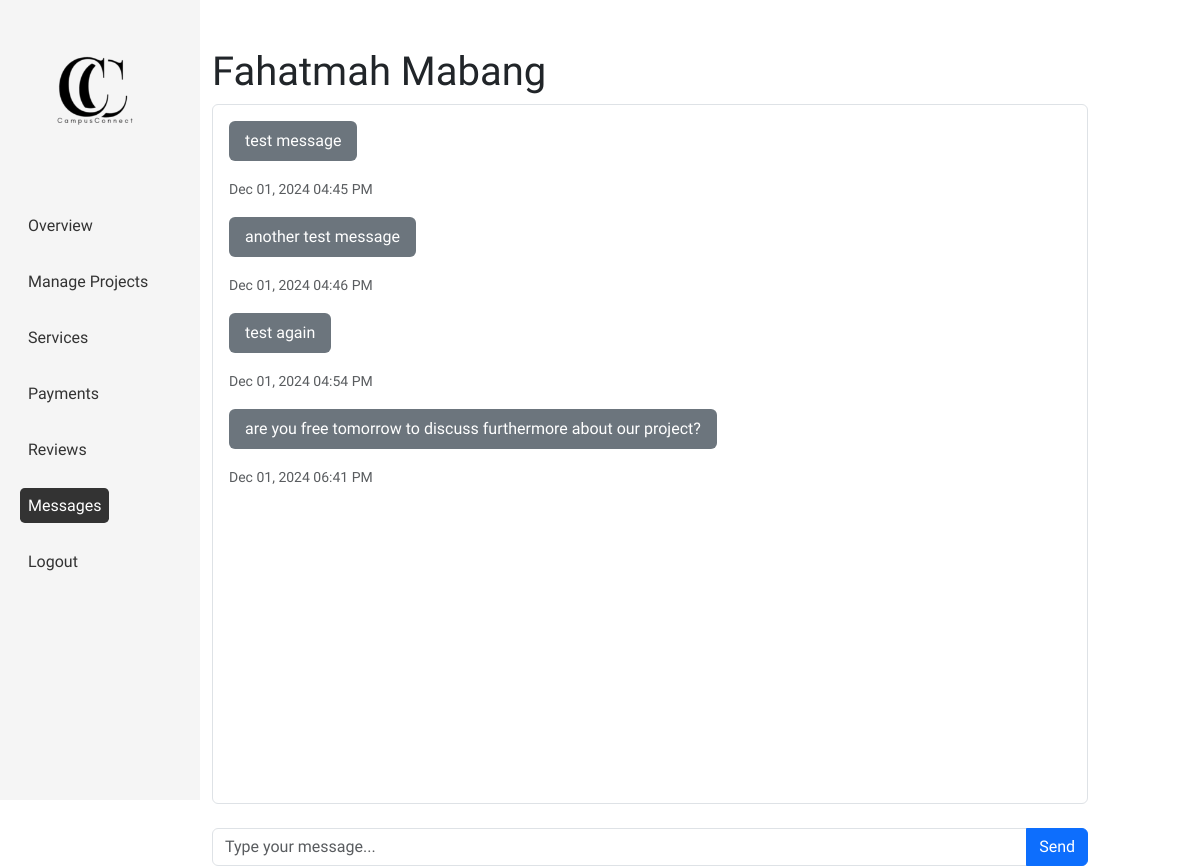
Screenshot of /client/chat.php?client_id=11 (signed in) with the database file from the repository.
### tables this page shows
CREATE TABLE `users` (
  `user_id` int(100) NOT NULL,
  `first_name` varchar(50) NOT NULL,
  `last_name` varchar(50) NOT NULL,
  `username` varchar(50) NOT NULL,
  `email` varchar(50) NOT NULL,
  `password` varchar(255) NOT NULL,
  `user_type` enum('client','freelancer') NOT NULL,
  `created_at` timestamp NOT NULL DEFAULT current_timestamp() ON UPDATE current_timestamp()
);

CREATE TABLE `messages` (
  `message_id` int(11) NOT NULL,
  `sender_id` int(11) DEFAULT NULL,
  `receiver_id` int(11) DEFAULT NULL,
  `content` text DEFAULT NULL,
  `timestamp` datetime DEFAULT current_timestamp(),
  `is_read` tinyint(1) DEFAULT 0
);

### includes/user_auth.php (called while the page is built, shortened)
<?php
$user_id = $_SESSION['user_id'];

### client/chat.php (the view, shortened to what this page needs)
<?php
require_once '../includes/connection.php';
require_once '../includes/user_auth.php';
$sender_id = $user_id;
$receiver_id = $_GET['client_id'];
$selected_client_query = "SELECT first_name, last_name FROM users WHERE user_id = $receiver_id";
$selected_client_result = mysqli_query($conn, $selected_client_query);
$selected_client = mysqli_fetch_assoc($selected_client_result);
$messages_query = "
    SELECT *
    FROM messages
    WHERE (sender_id = $sender_id AND receiver_id = $receiver_id)
       OR (sender_id = $receiver_id AND receiver_id = $sender_id)
    ORDER BY timestamp ASC
";
$messages_result = mysqli_query($conn, $messages_query);
?>
<!DOCTYPE html>
<html lang="en">
<head>
    <link rel="stylesheet" href="https://cdnjs.cloudflare.com/ajax/libs/bootstrap/5.3.1/css/bootstrap.min.css">
    <link rel="stylesheet" href="../assets/css/sidebar.css">
    <link rel="stylesheet" href="../assets/css/resets.css">
</head>
<body>
  <div class="container-fluid">
    <div class="row">
      <?php include('includes/sidebar.php'); ?>
      <div class="col-12 col-md-9 mt-4 mt-md-5">
        <h1><?php echo htmlspecialchars($selected_client['first_name'] . ' ' . $selected_client['last_name']); ?></h1>
        <div class="chat-box border rounded p-3 mb-4" style="height: 700px; overflow-y: scroll;">
            <?php while ($message = mysqli_fetch_assoc($messages_result)): ?>
                <div class="<?php echo $message['sender_id'] == $sender_id ? 'text-end' : 'text-start'; ?> mb-3">
                    <p class="d-inline-block px-3 py-2 rounded bg-<?php echo $message['sender_id'] == $sender_id ? 'primary text-white' : 'secondary text-white'; ?>">
                        <?php echo htmlspecialchars($message['content']); ?>
                    </p>
                    <br>
                    <small class="text-muted"><?php echo date('M d, Y h:i A', strtotime($message['timestamp'])); ?></small>
                </div>
            <?php endwhile; ?>
        </div>
        <form method="POST" class="mt-4">
          <div class="input-group">
            <input type="text" name="content" class="form-control" placeholder="Type your message..." required>
            <button class="btn btn-primary" type="submit">Send</button>
          </div>
        </form>
      </div>
    </div>
  </div>
</body>
</html>

### rows the page displays
users: first_name+last_name "Fahatmah Mabang"
messages: content "test message", timestamp "Dec 01, 2024 04:45 PM"
messages: content "another test message", timestamp "Dec 01, 2024 04:46 PM"
messages: content "test again", timestamp "Dec 01, 2024 04:54 PM"
messages: content "are you free tomorrow to discuss furthermore about our project?", timestamp "Dec 01, 2024 06:41 PM"
